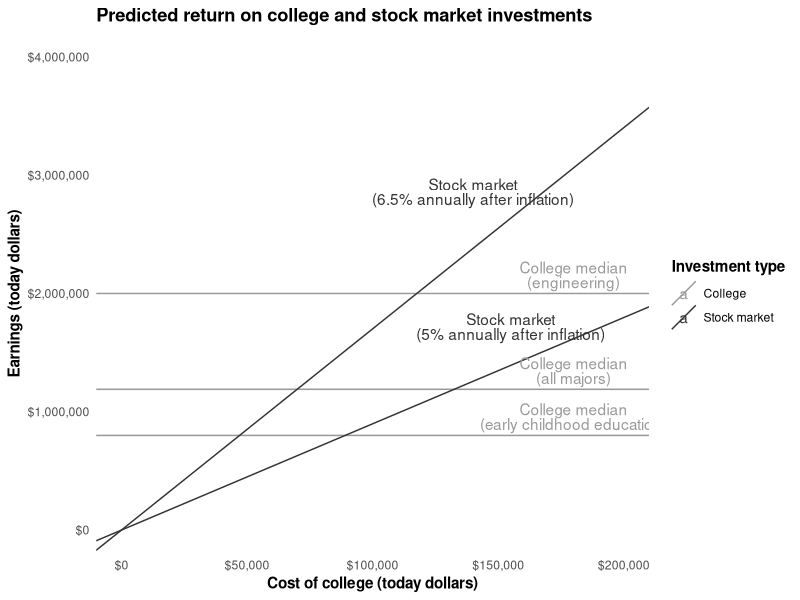
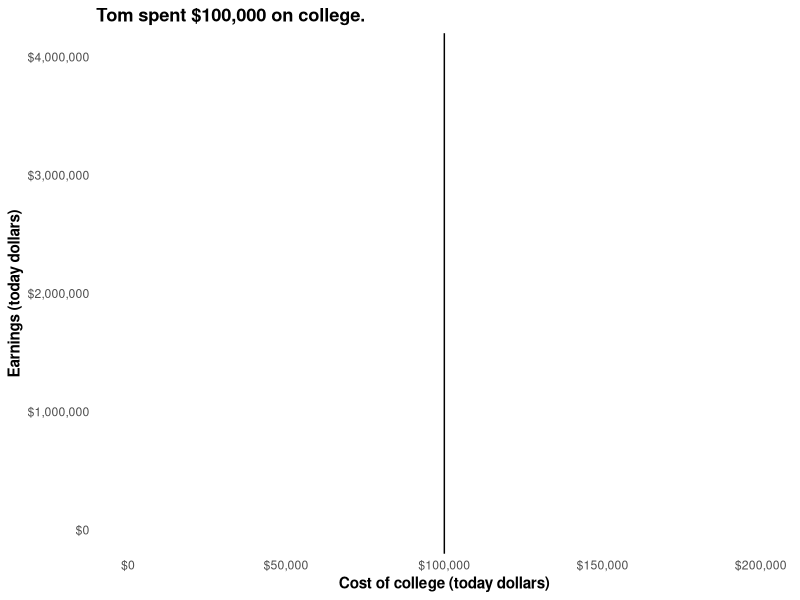
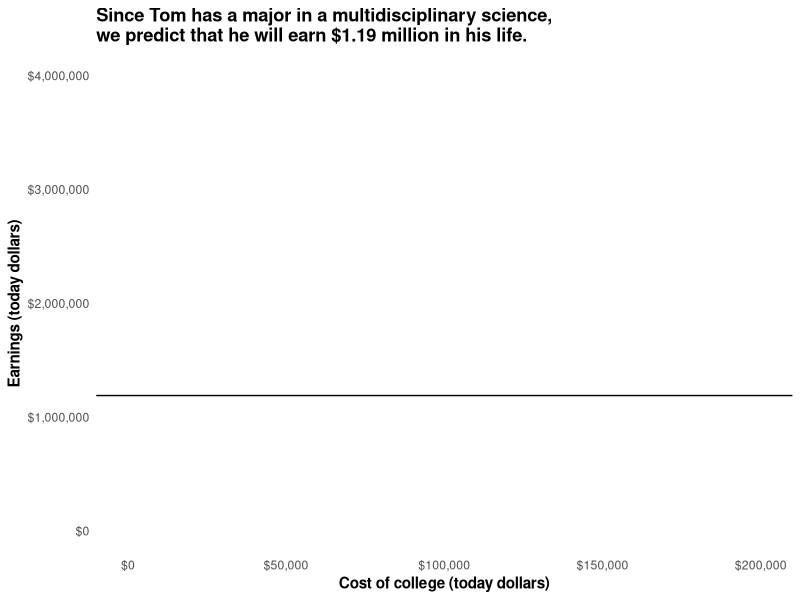
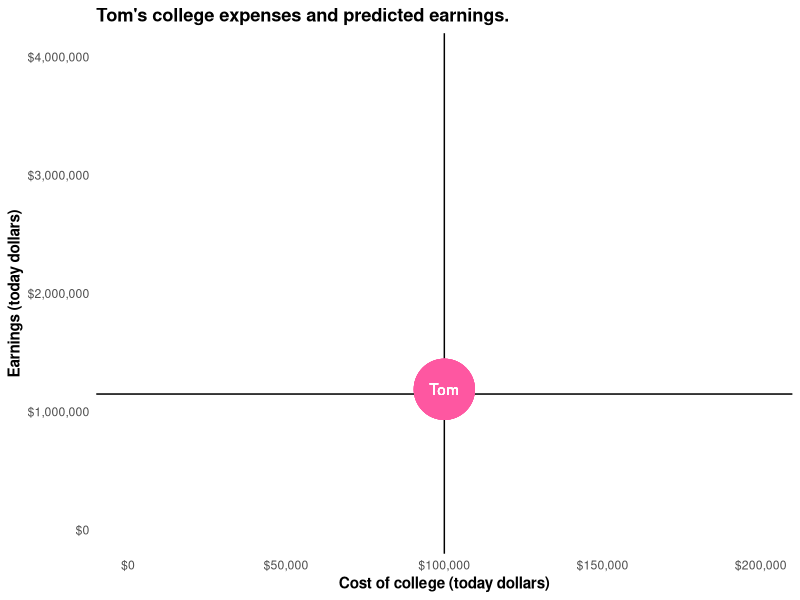
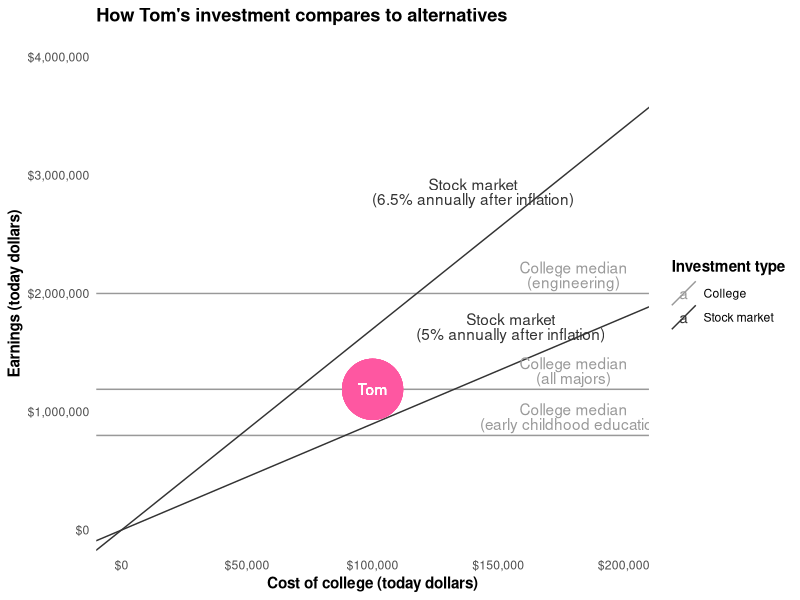

Write the R code that produced these figures, in order.
library(ggplot2)
library(reshape2)
library(scales)

# tuition <- c(europe = 5e4,
#              us.public = 8e4,
#              us.private = 2e5)
years.invested <- 65 - 20 # the nominal working life
stock.market.return <- 1.068 # from Greenstone & Looney, 2011

lifetime.earnings <- c(
  engineering = 2e6,
  all.majors = 1.19e6,
  early.childhood.education = 8e5
)

college <- data.frame(
  investment = 'College',
  label.x = 1.8e5,
  earnings.intercept = unname(lifetime.earnings),
  earnings.slope = 0,
  full.investment = paste0('College median\n(',
                           gsub('\\.', ' ', names(lifetime.earnings)), ')')
)

not.college <- data.frame(
  investment = 'Stock market',
  stock.market.return = c(1.050, 1.065),
  label.x = c(1.55e5, 1.4e5),
  earnings.intercept = 0
)
not.college$earnings.slope <- not.college$stock.market.return ^ years.invested
not.college$full.investment <- paste0(
  'Stock market\n(',
  round(100 * (not.college$stock.market.return - 1), 1),
  '% annually after inflation)')
not.college$stock.market.return <- NULL

alternatives <- rbind(college, not.college)
p.base <- ggplot(alternatives) +
  scale_color_manual(values = c('grey60', 'grey20'),
                     name = 'Investment type') +
  theme_minimal() +
  theme(title = element_text(face = 'bold'),
        panel.grid.minor = element_blank(),
        panel.grid.major = element_blank()) +
  scale_x_continuous('Cost of college (today dollars)',
                     limits = c(0, 2e5), labels = dollar) +
  scale_y_continuous('Earnings (today dollars)',
                     limits = c(0, 4e6), labels = dollar)

p.predictions <- p.base +
  geom_abline(aes(intercept = earnings.intercept,
                  slope = earnings.slope,
                  color = investment,
                  group = full.investment)) +
  geom_text(aes(x = label.x,
                y = earnings.intercept + earnings.slope * label.x,
                color = investment,
                vjust = -.2 - (earnings.slope / 12),
                lineheight = .8,
                label = full.investment)) +
  ggtitle('Predicted return on college and stock market investments')

p.tom.expenses <- p.base + geom_vline(xintercept = 1e5) +
  ggtitle("Tom spent $100,000 on college.")

p.tom.predictions <- p.base + geom_hline(yintercept = 1.19e6) +
  ggtitle('Since Tom has a major in a multidisciplinary science,\nwe predict that he will earn $1.19 million in his life.')

p.tom.both <- p.base +
                geom_vline(xintercept = 1e5) +
                geom_hline(yintercept = 1.15e6) +
                aes(x = 1e5, y = 1.19e6) +
                geom_point(color = '#fe57a1', size = 20) +
                geom_text(color = 'white', label = 'Tom') +
                ggtitle("Tom's college expenses and predicted earnings.")

p.tom.comparison <- p.predictions +
  aes(x = 1e5, y = 1.19e6) +
  geom_point(color = '#fe57a1', size = 20) +
  geom_text(color = 'white', label = 'Tom') +
  ggtitle("How Tom's investment compares to alternatives")

ppplot <- function(plot, filename) ggsave(filename = filename,
                                          plot = plot,
                                          width = 8, height = 6,
                                          units = 'in', dpi = 200)
ppplot(p.predictions, 'general-predictions.png')
ppplot(p.tom.expenses, 'tom-expenses.png')
ppplot(p.tom.predictions, 'tom-predictions.png')
ppplot(p.tom.both, 'tom-both.png')
ppplot(p.tom.comparison, 'tom-comparison.png')
